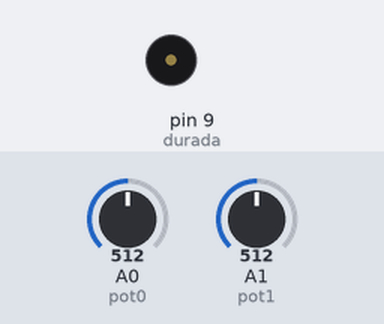
This sketch was run on a simulated Arduino Uno, built with avr-gcc and run on an emulated ATmega328P. Parts: buzzer (waves = sounding). The test bench sets the inputs (shaded band); at power-on: A1 (pot1) = 512, A0 (pot0) = 512.

Above: at 1.8 s.
1.9 s: A1 (pot1) set to 306
At 2.2 s:
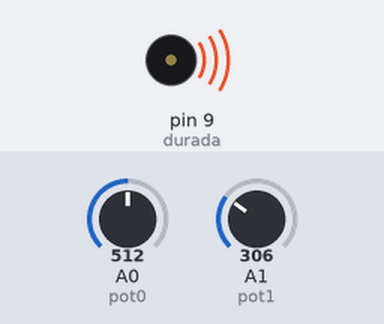
5.4 s: A0 (pot0) set to 0
At 6.5 s:
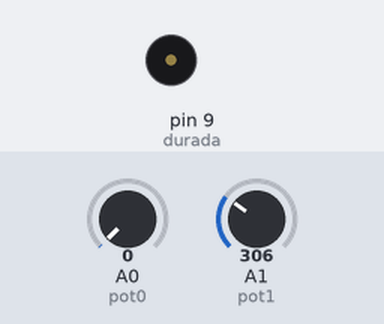
6.9 s: A0 (pot0) set to 122
At 7.09 s:
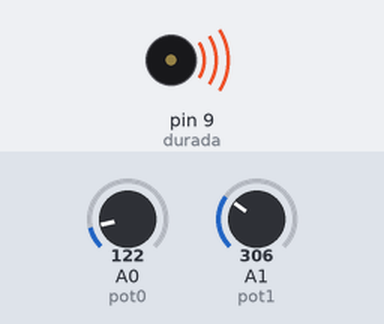
10.4 s: A1 (pot1) set to 122
At 10.8 s:
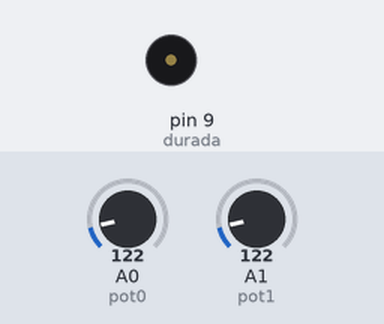
13.9 s: A1 (pot1) set to 0
At 15.1 s:
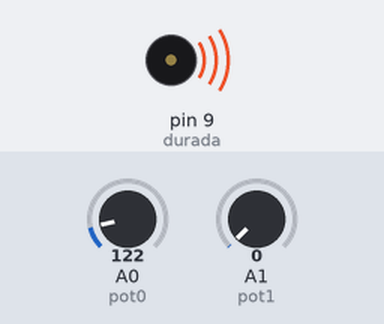
Timing chart, 0 to 16.4 s (numbered marks = the images above; inputs shaded):
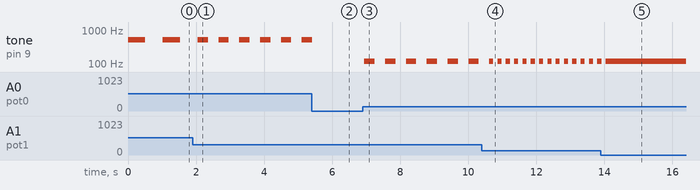

Measured:
- after the input at 1.9 s, tone on pin 9 (durada): alternates 512 Hz for 0.31 s and silent for 0.31 s, starting after 0.45 s
- after the input at 5.4 s, tone on pin 9 (durada): goes on until 5.4 s, then stays silent
- after the input at 6.9 s, tone on pin 9 (durada): alternates 122 Hz for 0.31 s and silent for 0.31 s, starting after 0.05 s
- after the input at 10.4 s, tone on pin 9 (durada): alternates 122 Hz for 0.12 s and silent for 0.12 s, starting after 0.34 s
- after the input at 13.9 s, tone on pin 9 (durada): goes on until 14.0 s, then stays 122 Hz
- by itself, tone on pin 9 (durada): alternates 512 Hz for 0.51 s and silent for 0.51 s

The sketch:

Variador.ino
```cpp
const int durada  = 9;
const int pot0 = A0;
int valPot0;
const int pot1 = A1;
int valPot1;

void setup() {
pinMode(durada,OUTPUT);  // put your setup code here, to run once:

}

void loop() {
valPot0 = analogRead (pot0);
valPot1 = analogRead (pot1);

tone (durada, valPot0, valPot1);
delay (2*valPot1);
}
```
